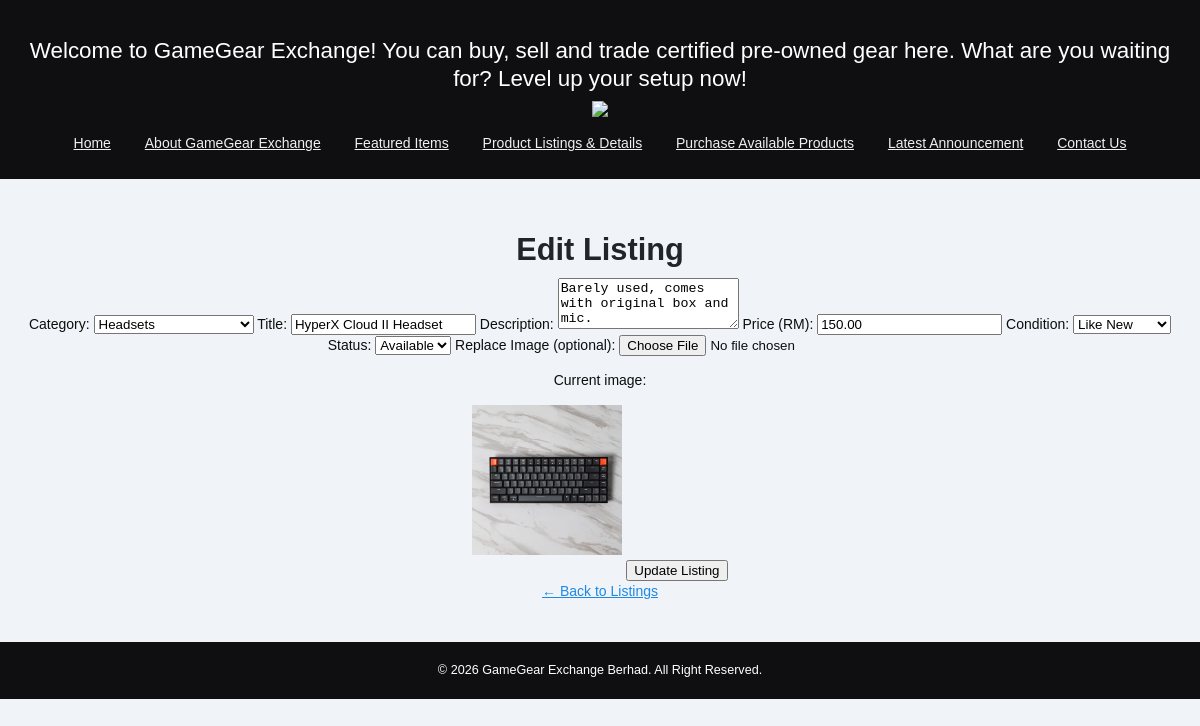
The page /gamegear/listings/edit.php?id=3 on the database its author committed.
### tables this page shows
CREATE TABLE listings (
    listing_id INT AUTO_INCREMENT PRIMARY KEY,
    seller_id INT NULL,
    category_id INT NOT NULL,
    title VARCHAR(150) NOT NULL,
    description TEXT,
    price DECIMAL(10,2) NOT NULL,
    item_condition ENUM('New','Like New','Used - Good','Used - Fair') NOT NULL DEFAULT 'Used - Good',
    image_path VARCHAR(200),
    status ENUM('Available','Sold') NOT NULL DEFAULT 'Available',
    is_featured TINYINT(1) NOT NULL DEFAULT 0,
    views INT NOT NULL DEFAULT 0,
    created_at TIMESTAMP DEFAULT CURRENT_TIMESTAMP,
    FOREIGN KEY (seller_id) REFERENCES users(user_id) ON DELETE SET NULL,
    FOREIGN KEY (category_id) REFERENCES categories(category_id)
);

### gamegear/listings/edit.php (the view, shortened to what this page needs)
<?php include('../includes/db.php'); ?>
<!DOCTYPE html>
<html lang="en">
<head>
    <link rel="stylesheet" href="../style/style.css">
</head>
<body>
    <?php include('../content/header.php'); ?>
    <?php include('../content/navigation.php'); ?>
    <div id="contentWrapper">
        <h1>Edit Listing</h1>
        <?php
        if (!isset($_GET['id']) || !is_numeric($_GET['id'])) {
            echo "<p>No listing selected. <a href='index.php'>Back to Listings</a></p>";
        } else {
            $id = $_GET['id'];
            $stmt = mysqli_prepare($conn, "SELECT * FROM listings WHERE listing_id = ?");
            mysqli_stmt_bind_param($stmt, "i", $id);
            mysqli_stmt_execute($stmt);
            $result = mysqli_stmt_get_result($stmt);
            $listing = mysqli_fetch_assoc($result);
            if ($listing) {
                ?>
                <form action="edit.php?id=<?php echo $id; ?>" method="post" enctype="multipart/form-data">
                    <label for="category_id">Category:</label>
                    <select name="category_id" id="category_id">
                        <?php
                        $cat_result = mysqli_query($conn, "SELECT * FROM categories");
                        while ($cat = mysqli_fetch_assoc($cat_result)) {
                            $selected = ($cat['category_id'] == $listing['category_id']) ? "selected" : "";
                            echo "<option value='" . $cat['category_id'] . "' $selected>" . htmlspecialchars($cat['category_name']) . "</option>";
                        }
                        ?>
                    </select>
                    <label for="title">Title:</label>
                    <input type="text" name="title" id="title" value="<?php echo htmlspecialchars($listing['title']); ?>" required>
                    <label for="description">Description:</label>
                    <textarea name="description" id="description" rows="3"><?php echo htmlspecialchars($listing['description']); ?></textarea>
                    <label for="price">Price (RM):</label>
                    <input type="number" step="0.01" name="price" id="price" value="<?php echo $listing['price']; ?>" required>
                    <label for="item_condition">Condition:</label>
                    <select name="item_condition" id="item_condition">
                        <?php
                        $conditions = array('New', 'Like New', 'Used - Good', 'Used - Fair');
                        foreach ($conditions as $c) {
                            $selected = ($c == $listing['item_condition']) ? "selected" : "";
                            echo "<option value='$c' $selected>$c</option>";
                        }
                        ?>
                    </select>
                    <label for="status">Status:</label>
                    <select name="status" id="status">
                        <option value="Available" <?php echo ($listing['status'] == 'Available') ? 'selected' : ''; ?>>Available</option>
                    </select>
                    <label for="image">Replace Image (optional):</label>
                    <input type="file" name="image" id="image" accept="image/*">
                    <?php if ($listing['image_path'] != "") { ?>
                        <p>Current image:</p>
                        <img src="../<?php echo htmlspecialchars($listing['image_path']); ?>" width="150">
                    <?php } ?>
                    <button type="submit" name="update_listing" class="button">Update Listing</button>
                </form>
                <?php
            } else {
                echo "<p>Listing not found.</p>";
            }
        }
        ?>
        <a href="index.php">&larr; Back to Listings</a>
    </div>
    <?php include('../content/footer.php'); ?>
</body>
</html>

### gamegear/style/style.css (style rules this page uses)
body { color: rgb(13,13,13); background-color: rgb(240,244,248); font-family: Helvetica, Arial, sans-serif; font-size: 14px; line-height: 1.5em; margin: 0px 0px 0px 0px; padding: 0px 0px 0px 0px; }
h1,h2,h3,h4,h5,h6 { color: rgb(33, 37, 41); font-weight: bold; line-height: 1.25em; }
h1 { font-size: 2.2em; margin: 12px 0px 8px 0px; padding: 0px 0px 0px 0px; }
a, a:link, a:visited, a:hover { color: rgb(30, 136, 229); }
#contentWrapper { background-color: rgb(240,244,248); text-align: center; margin: 0px auto; padding: 40px 18px 40px 18px; }
#contentWrapper img { max-width: 100%; height: auto; margin-bottom: 20px; }

### rows shown on the page
listings: title "HyperX Cloud II Headset", description "Barely used, comes with original box and mic.", price "150.00", status "Available", image_path (picture)

### other values the page prints
$pageTitle "Welcome to GameGear Exchange! You can buy, sell and trade certified pre-owned gear here. What are you waiting for? Level up your setup now!"
form field category_id "Headsets"
form field item_condition "Like New"
